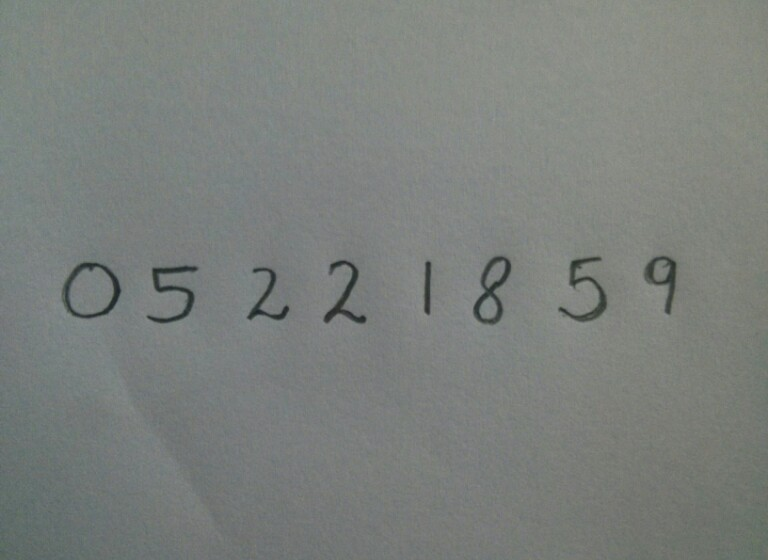
#> input picture photo_1.jpg, 768 x 560 px
$ jupyter execute Perform_Recognition.ipynb
#> lines starting #> are read from the running program, lines starting #| are printed output that depends on the picture; after the words box and inside, x2 and y2 are one past the last pixel; in counts of white or black regions, pixels touching at a corner belong together
[cell 1]
# Import the modules
import cv2
import joblib
from skimage.feature import hog
import numpy as np
import matplotlib.pyplot as plt

[cell 2]
# Load the classifier
clf = joblib.load("digits_cls1.pkl")
#> (reads digits_cls1.pkl from the repository)

[cell 3]
# Read the input image
im = cv2.imread("photo_1.jpg")
#> im is the input picture: shape (560, 768, 3); mean B, G, R 123.9, 127.4, 123

[cell 4]
# Convert to grayscale and apply Gaussian filtering
im_gray = cv2.cvtColor(im, cv2.COLOR_BGR2GRAY)
im_gray = cv2.GaussianBlur(im_gray, (5, 5), 0)

[cell 5]
# Threshold the image
ret, im_th = cv2.threshold(im_gray, 90, 255, cv2.THRESH_BINARY_INV)
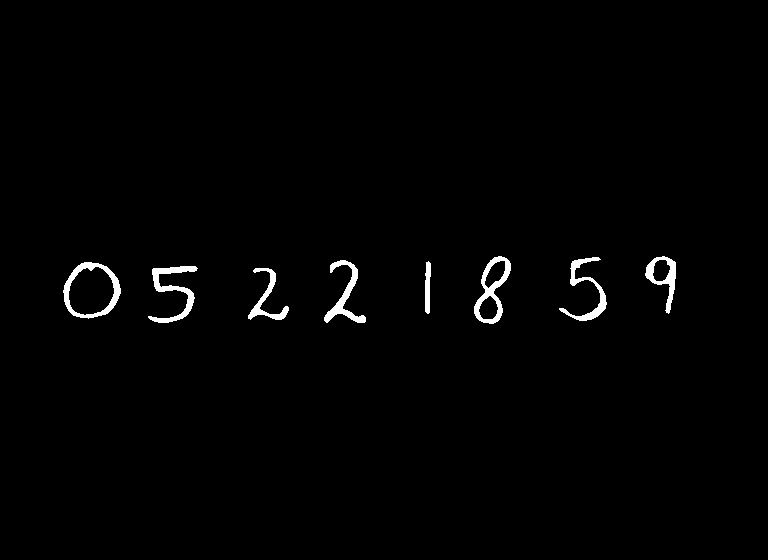
#> im_th: shape (560, 768); 1.2% white; 8 white regions

[cell 6]
# Find contours in the image
ctrs, hier = cv2.findContours(im_th.copy(), cv2.RETR_EXTERNAL, cv2.CHAIN_APPROX_SIMPLE)
#> ctrs = 8 contours; box (x1, y1, x2, y2) and area: (63, 262, 121, 319) 2436, (474, 256, 511, 324) 1370, (645, 256, 676, 314) 795, (148, 266, 198, 323) 694, (324, 260, 366, 323) 620, (559, 257, 607, 321) 573, (248, 268, 289, 320) 444, (425, 261, 431, 314) 202

[cell 7]
# Get rectangles contains each contour
rects = [cv2.boundingRect(ctr) for ctr in ctrs]
#> rects = [(248, 268, 41, 52), (148, 266, 50, 57), (63, 262, 58, 57), (425, 261, 6, 53), (324, 260, 42, 63), (559, 257, 48, 64), (645, 256, 31, 58), (474, 256, 37, 68)]

[cell 8]
# For each rectangular region, calculate HOG features and predict
# the digit using Linear SVM.
for rect in rects:
    # Draw the rectangles
    cv2.rectangle(im, (rect[0], rect[1]), (rect[0] + rect[2], rect[1] + rect[3]), (0, 255, 0), 3)
    # Make the rectangular region around the digit
    leng = int(rect[3] * 1.6)
    pt1 = int(rect[1] + rect[3] // 2 - leng // 2)
    pt2 = int(rect[0] + rect[2] // 2 - leng // 2)
    roi = im_th[pt1:pt1+leng, pt2:pt2+leng]
    # Resize the image
    roi = cv2.resize(roi, (28, 28), interpolation=cv2.INTER_AREA)
    roi = cv2.dilate(roi, (3, 3))
    # Calculate the HOG features
    roi_hog_fd = hog(roi, orientations=9, pixels_per_cell=(14, 14), cells_per_block=(1, 1), visualize=False)
    nbr = clf.predict(np.array([roi_hog_fd], 'float64'))
    cv2.putText(im, str(int(nbr[0])), (rect[0], rect[1]),cv2.FONT_HERSHEY_DUPLEX, 2, (0, 255, 255), 3)
#> this loop made 8 passes
#> (rect, leng, pt1, pt2, nbr) on passes 1 to 8: ((248, 268, 41, 52), 83, 253, 227, [2]), ((148, 266, 50, 57), 91, 249, 128, [5]), ((63, 262, 58, 57), 91, 245, 47, [0]), ((425, 261, 6, 53), 84, 245, 386, [1]), ((324, 260, 42, 63), 100, 241, 295, [2]), ((559, 257, 48, 64), 102, 238, 532, [5]), ((645, 256, 31, 58), 92, 239, 614, [9]), ((474, 256, 37, 68), 108, 236, 438, [8])
#> pass 1, `roi = im_th[pt1:pt1+leng, pt2:pt2+leng]`:
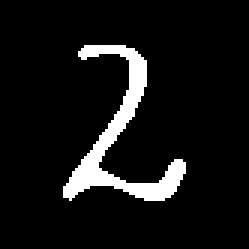
#> roi: shape (83, 83) (shown 3 times larger); 7.9% white; 1 white region, box (x1, y1, x2, y2) and area: (21, 15, 62, 67) 543
#> pass 1, `roi = cv2.resize(roi, (28, 28), interpolation=cv2.INTER_AREA)`:
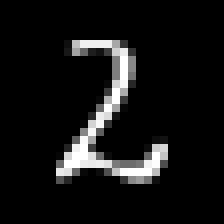
#> roi: shape (28, 28) (shown 8 times larger); min 0, max 255, mean 20.1
#> pass 1, `roi = cv2.dilate(roi, (3, 3))`:
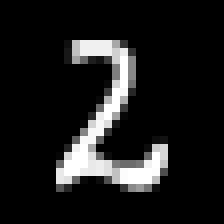
#> roi: shape (28, 28) (shown 8 times larger); min 0, max 255, mean 27.7
#> pass 2, `roi = im_th[pt1:pt1+leng, pt2:pt2+leng]`:
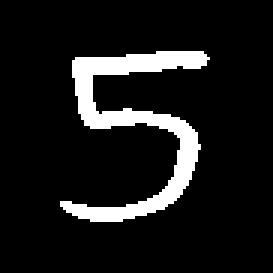
#> roi: shape (91, 91) (shown 3 times larger); 10.2% white; 1 white region, box (x1, y1, x2, y2) and area: (20, 17, 70, 74) 842
#> after the loop:
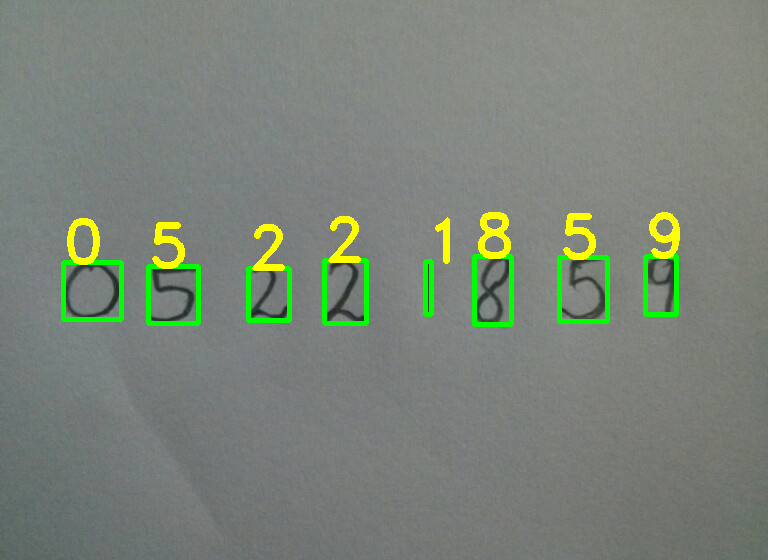
#> im: shape (560, 768, 3); 2.92% of pixels changed, all inside (x1, y1, x2, y2) = (61, 212, 680, 327)
#> after the loop:
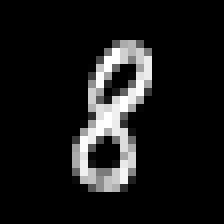
#> roi: shape (28, 28) (shown 8 times larger); min 0, max 255, mean 24.7
